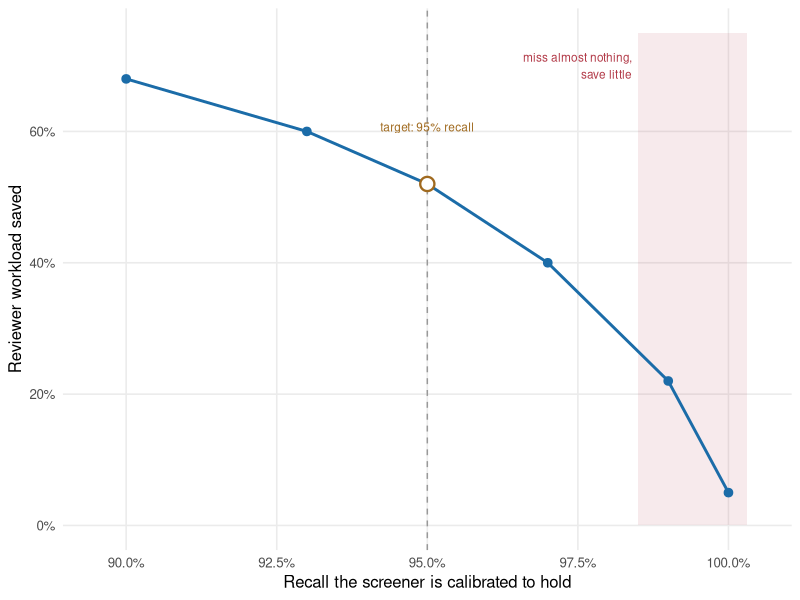

Write the R code that produced this figure.
## ---- chunk 1
#| label: fig-screening-workload
#| fig-cap: "Illustrative trade-off between reviewer workload saved and the recall the automated screener is calibrated to hold, for a living review feeding an outbreak-response guideline. Higher recall (fewer missed relevant studies) leaves less to auto-exclude, so workload saved falls; the fall steepens as recall approaches one. The dashed line marks a common operating target of ninety-five percent recall. The vertical band on the right is the region where the costly error, missing a relevant study, is minimised but the labour saved is small. Numbers are illustrative, not from a specific review."
#| echo: false
#| fig-width: 7
#| fig-height: 4.0
library(ggplot2)
library(tibble)
wss <- tibble::tibble(
  recall = c(0.90, 0.93, 0.95, 0.97, 0.99, 1.00),
  saved  = c(0.68, 0.60, 0.52, 0.40, 0.22, 0.05)
)
op <- subset(wss, recall == 0.95)
ggplot(wss, aes(recall, saved)) +
  annotate("rect", xmin = 0.985, xmax = 1.003,
           ymin = 0, ymax = 0.75, alpha = 0.10,
           fill = "#b23a48") +
  annotate("text", x = 0.984, y = 0.70,
           label = "miss almost nothing,\nsave little",
           hjust = 1, size = 3, colour = "#b23a48") +
  geom_vline(xintercept = 0.95, linetype = "dashed",
             colour = "grey60") +
  geom_line(linewidth = 1, colour = "#1b6ca8") +
  geom_point(size = 2.6, colour = "#1b6ca8") +
  geom_point(data = op, size = 4, shape = 21,
             colour = "#a06a1f", fill = "white",
             stroke = 1.2) +
  annotate("text", x = 0.95, y = 0.60,
           label = "target: 95% recall",
           hjust = 0.5, vjust = 0, size = 3,
           colour = "#a06a1f") +
  scale_x_continuous(labels = scales::percent,
                     limits = c(0.895, 1.005)) +
  scale_y_continuous(labels = scales::percent,
                     limits = c(0, 0.75)) +
  labs(x = "Recall the screener is calibrated to hold",
       y = "Reviewer workload saved") +
  theme_minimal(base_size = 12) +
  theme(legend.position = "top",
        panel.grid.minor = element_blank())
